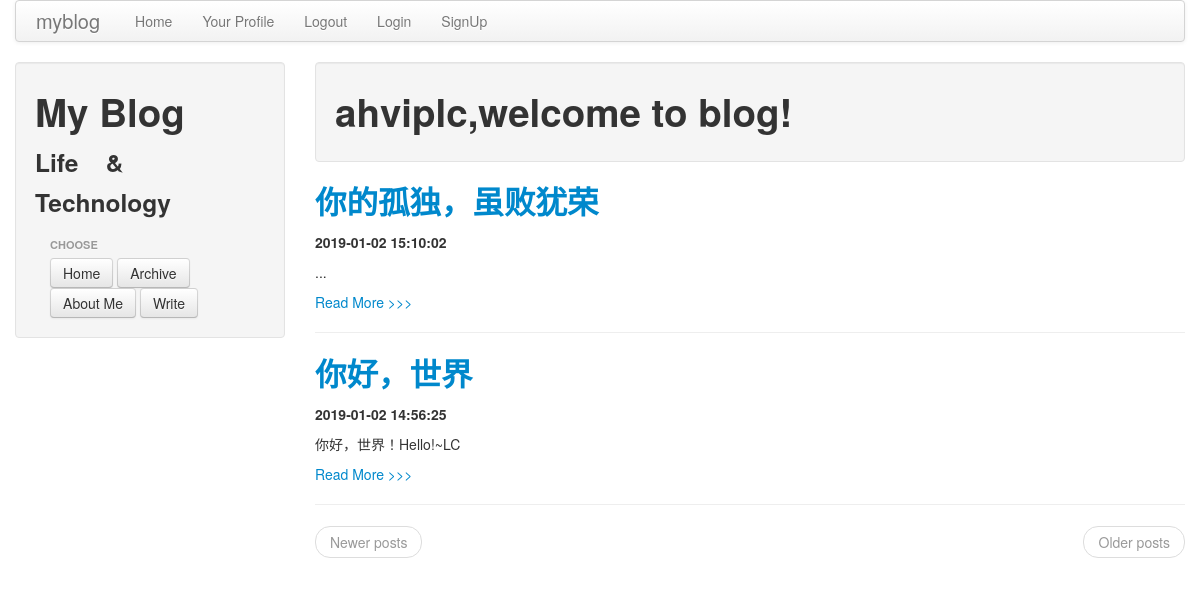
The app's page /index (signed in) with its own data.
### app/models.py (models this page shows, shortened)
class User(db.Model):
    id = db.Column(db.Integer, primary_key=True)
    username = db.Column(db.String(64), unique=True)
    password = db.Column(db.String(64))
    role = db.Column(db.SmallInteger, default=ROLE_USER)
    posts = db.relationship('Post', backref='author', lazy='dynamic')
    about_me = db.Column(db.String(140))
    last_seen = db.Column(db.DateTime)

class Post(db.Model):
    id = db.Column(db.Integer, primary_key=True)
    title = db.Column(db.String(100))
    content = db.Column(db.String(140))
    time = db.Column(db.DateTime,
                     default=datetime.strptime(datetime.now().strftime('%Y-%m-%d %H:%M:%S'), '%Y-%m-%d %H:%M:%S'))
    user_id = db.Column(db.Integer, db.ForeignKey('user.id'))

### app/views.py (the view)
@app.route('/', methods=['GET'])
@app.route('/index', methods=['GET'])
@app.route('/index/<int:page>', methods=['GET'])
@login_required
def index(page=1):
    posts = Post.query.filter_by(user_id=current_user.id).order_by(db.desc(Post.time)).paginate(page, 3, False)
    return render_template('index.html', title='Home', posts=posts)

### app/views.py (called while the page is built)
@lm.user_loader
def load_user(user_id):
    return User.query.get(int(user_id))

@app.before_request
def before_request():
    g.user = current_user
    if g.user.is_authenticated:
        g.user.last_seen = datetime.now()  # now是本地时间，系统时间 （时区不同，所以这两个是不一样的）
        db.session.add(g.user)
        db.session.commit()

### app/templates/index.html (shortened to what this page needs)
{% extends "base.html" %}
{% block content %}
    <div class="leaderboard well">
        <h1>{{ g.user.username }},welcome to blog!</h1>
    </div>
    {% for post in posts.items %}
        <h2 class="post-title">
            <a href="{{ url_for('detail',index=post.id)}}">{{ post.title }}</a>
        </h2>
        <p class="post-meta">
        <p><strong> {{ post.time }}</strong></p>
        </p>
        <div class="post-description">
            <p>
                {{ post.content| truncate(10,True) }}
            </p>
        </div>
        <a href="{{ url_for('detail',index=post.id)}}" class="pure-button">Read More >>> </a>
        <hr>
    {% endfor %}
    <ul class="pager">
        {% if posts.has_prev %}
            <li class="previous"><a href="{{ url_for('index', page = posts.prev_num) }}">Newer posts</a></li>
        {% else %}
            <li class="previous disabled"><a href="#">Newer posts</a></li>
        {% endif %}
        {% if posts.has_next %}
            <li class="next"><a href="{{ url_for('index', page = posts.next_num) }}">Older posts</a></li>
        {% else %}
            <li class="next disabled"><a href="#">Older posts</a></li>
        {% endif %}
    </ul>
{% endblock %}

### records on screen
User: user.username "ahviplc"
Post: title "你的孤独，虽败犹荣", time "2019-01-02 15:10:02", content "..."
Post: title "你好，世界", time "2019-01-02 14:56:25", content "你好，世界！Hello!~LC"
